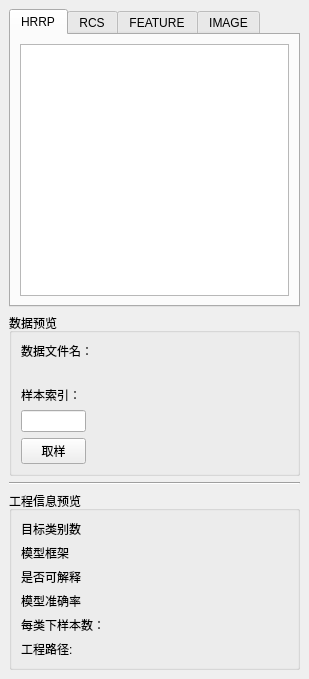
  <widget class="QDockWidget" name="projectDock">
   <property name="minimumSize">
    <size>
     <width>309</width>
     <height>679</height>
    </size>
   </property>
   <property name="toolTip">
    <string>&lt;html&gt;&lt;head/&gt;&lt;body&gt;&lt;p&gt;&lt;br/&gt;&lt;/p&gt;&lt;/body&gt;&lt;/html&gt;</string>
   </property>
   <property name="windowTitle">
    <string>工程</string>
   </property>
   <attribute name="dockWidgetArea">
    <number>1</number>
   </attribute>
   <widget class="QWidget" name="dockWidgetContents_dataset">
    <layout class="QVBoxLayout" name="verticalLayout_3">
     <item>
      <widget class="QTabWidget" name="tabWidget_datasetType">
       <property name="contextMenuPolicy">
        <enum>Qt::DefaultContextMenu</enum>
       </property>
       <property name="whatsThis">
        <string>&lt;html&gt;&lt;head/&gt;&lt;body&gt;&lt;p&gt;&lt;br/&gt;&lt;/p&gt;&lt;/body&gt;&lt;/html&gt;</string>
       </property>
       <property name="tabPosition">
        <enum>QTabWidget::North</enum>
       </property>
       <property name="tabShape">
        <enum>QTabWidget::Rounded</enum>
       </property>
       <property name="currentIndex">
        <number>0</number>
       </property>
       <property name="elideMode">
        <enum>Qt::ElideNone</enum>
       </property>
       <property name="movable">
        <bool>true</bool>
       </property>
       <property name="tabBarAutoHide">
        <bool>false</bool>
       </property>
       <widget class="QWidget" name="tab_HRRP">
        <attribute name="title">
         <string>HRRP</string>
        </attribute>
        <layout class="QVBoxLayout" name="verticalLayout_21">
         <item>
          <widget class="QTreeView" name="treeView_HRRP"/>
         </item>
        </layout>
       </widget>
       <widget class="QWidget" name="tab_RCS">
        <attribute name="title">
         <string>RCS</string>
        </attribute>
        <layout class="QVBoxLayout" name="verticalLayout_20">
         <item>
          <widget class="QTreeView" name="treeView_RCS"/>
         </item>
        </layout>
       </widget>
       <widget class="QWidget" name="tab_FEATURE">
        <attribute name="title">
         <string>FEATURE</string>
        </attribute>
        <layout class="QVBoxLayout" name="verticalLayout_53">
         <item>
          <widget class="QTreeView" name="treeView_FEATURE"/>
         </item>
        </layout>
       </widget>
       <widget class="QWidget" name="tab_IMAGE">
        <attribute name="title">
         <string>IMAGE</string>
        </attribute>
        <layout class="QVBoxLayout" name="verticalLayout_32">
         <item>
          <widget class="QTreeView" name="treeView_IMAGE"/>
         </item>
        </layout>
       </widget>
      </widget>
     </item>
     <item>
      <widget class="QGroupBox" name="groupBox">
       <property name="maximumSize">
        <size>
         <width>16777215</width>
         <height>200</height>
        </size>
       </property>
       <property name="title">
        <string>数据预览</string>
       </property>
       <layout class="QVBoxLayout" name="verticalLayout_24">
        <item>
         <layout class="QVBoxLayout" name="verticalLayout_25">
          <item>
           <layout class="QHBoxLayout" name="horizontalLayout_10">
            <item>
             <layout class="QVBoxLayout" name="verticalLayout_26">
              <item>
               <widget class="QLabel" name="label_12">
                <property name="text">
                 <string>数据文件名：</string>
                </property>
               </widget>
              </item>
              <item>
               <widget class="QLabel" name="projectDock_matfilename">
                <property name="sizePolicy">
                 <sizepolicy hsizetype="Preferred" vsizetype="Preferred">
                  <horstretch>0</horstretch>
                  <verstretch>0</verstretch>
                 </sizepolicy>
                </property>
                <property name="text">
                 <string/>
                </property>
               </widget>
              </item>
              <item>
               <widget class="QLabel" name="label_95">
                <property name="text">
                 <string>样本索引：</string>
                </property>
               </widget>
              </item>
              <item>
               <widget class="QLineEdit" name="projectDock_examIdx">
                <property name="sizePolicy">
                 <sizepolicy hsizetype="Minimum" vsizetype="Fixed">
                  <horstretch>0</horstretch>
                  <verstretch>0</verstretch>
                 </sizepolicy>
                </property>
                <property name="minimumSize">
                 <size>
                  <width>50</width>
                  <height>0</height>
                 </size>
                </property>
                <property name="maximumSize">
                 <size>
                  <width>65</width>
                  <height>16777215</height>
                 </size>
                </property>
               </widget>
              </item>
              <item>
               <widget class="QPushButton" name="button_projectDock_drawExam">
                <property name="sizePolicy">
                 <sizepolicy hsizetype="Minimum" vsizetype="Fixed">
                  <horstretch>0</horstretch>
                  <verstretch>0</verstretch>
                 </sizepolicy>
                </property>
                <property name="minimumSize">
                 <size>
                  <width>50</width>
                  <height>0</height>
                 </size>
                </property>
                <property name="maximumSize">
                 <size>
                  <width>65</width>
                  <height>16777215</height>
                 </size>
                </property>
                <property name="text">
                 <string>取样</string>
                </property>
               </widget>
              </item>
             </layout>
            </item>
            <item>
             <layout class="QVBoxLayout" name="verticalLayout_30">
              <item>
               <widget class="QLabel" name="label_datasetDock_examChart">
                <property name="minimumSize">
                 <size>
                  <width>10</width>
                  <height>10</height>
                 </size>
                </property>
                <property name="text">
                 <string/>
                </property>
               </widget>
              </item>
             </layout>
            </item>
           </layout>
          </item>
          <item>
           <layout class="QHBoxLayout" name="horizontalLayout_16"/>
          </item>
         </layout>
        </item>
       </layout>
      </widget>
     </item>
     <item>
      <widget class="Line" name="line_2">
       <property name="orientation">
        <enum>Qt::Horizontal</enum>
       </property>
      </widget>
     </item>
     <item>
      <widget class="QGroupBox" name="groupBox_16">
       <property name="title">
        <string>工程信息预览</string>
       </property>
       <layout class="QGridLayout" name="gridLayout">
        <item row="0" column="0">
         <layout class="QVBoxLayout" name="verticalLayout_23">
          <item>
           <layout class="QHBoxLayout" name="horizontalLayout_31">
            <item>
             <widget class="QLabel" name="label_72">
              <property name="text">
               <string>目标类别数</string>
              </property>
             </widget>
            </item>
            <item>
             <widget class="QLabel" name="label_projectDock_clasNUm">
              <property name="minimumSize">
               <size>
                <width>10</width>
                <height>0</height>
               </size>
              </property>
              <property name="text">
               <string/>
              </property>
             </widget>
            </item>
           </layout>
          </item>
          <item>
           <layout class="QHBoxLayout" name="horizontalLayout_37">
            <item>
             <widget class="QLabel" name="label_84">
              <property name="text">
               <string>模型框架</string>
              </property>
             </widget>
            </item>
            <item>
             <widget class="QLabel" name="label_projectDock_frame">
              <property name="minimumSize">
               <size>
                <width>10</width>
                <height>0</height>
               </size>
              </property>
              <property name="text">
               <string/>
              </property>
             </widget>
            </item>
           </layout>
          </item>
          <item>
           <layout class="QHBoxLayout" name="horizontalLayout_33">
            <item>
             <widget class="QLabel" name="label_76">
              <property name="text">
               <string>是否可解释</string>
              </property>
             </widget>
            </item>
            <item>
             <widget class="QLabel" name="label_projectDock_visualize">
              <property name="minimumSize">
               <size>
                <width>10</width>
                <height>0</height>
               </size>
              </property>
              <property name="text">
               <string/>
              </property>
             </widget>
            </item>
           </layout>
          </item>
          <item>
           <layout class="QHBoxLayout" name="horizontalLayout_32">
            <item>
             <widget class="QLabel" name="label_74">
              <property name="text">
               <string>模型准确率</string>
              </property>
             </widget>
            </item>
            <item>
             <widget class="QLabel" name="label_projectDock_modelAcc">
              <property name="minimumSize">
               <size>
                <width>10</width>
                <height>0</height>
               </size>
              </property>
              <property name="text">
               <string/>
              </property>
             </widget>
            </item>
           </layout>
          </item>
          <item>
           <layout class="QHBoxLayout" name="horizontalLayout_34">
            <item>
             <widget class="QLabel" name="label_78">
              <property name="text">
               <string>每类下样本数：</string>
              </property>
             </widget>
            </item>
            <item>
             <widget class="QLabel" name="label_projectDock_targetNumEachCla">
              <property name="minimumSize">
               <size>
                <width>10</width>
                <height>0</height>
               </size>
              </property>
              <property name="text">
               <string/>
              </property>
             </widget>
            </item>
           </layout>
          </item>
          <item>
           <layout class="QHBoxLayout" name="horizontalLayout_35">
            <item>
             <widget class="QLabel" name="label_80">
              <property name="text">
               <string>工程路径:</string>
              </property>
             </widget>
            </item>
            <item>
             <widget class="QLabel" name="label_projectDock_path">
              <property name="minimumSize">
               <size>
                <width>10</width>
                <height>0</height>
               </size>
              </property>
              <property name="text">
               <string/>
              </property>
             </widget>
            </item>
           </layout>
          </item>
         </layout>
        </item>
       </layout>
      </widget>
     </item>
    </layout>
   </widget>
  </widget>
